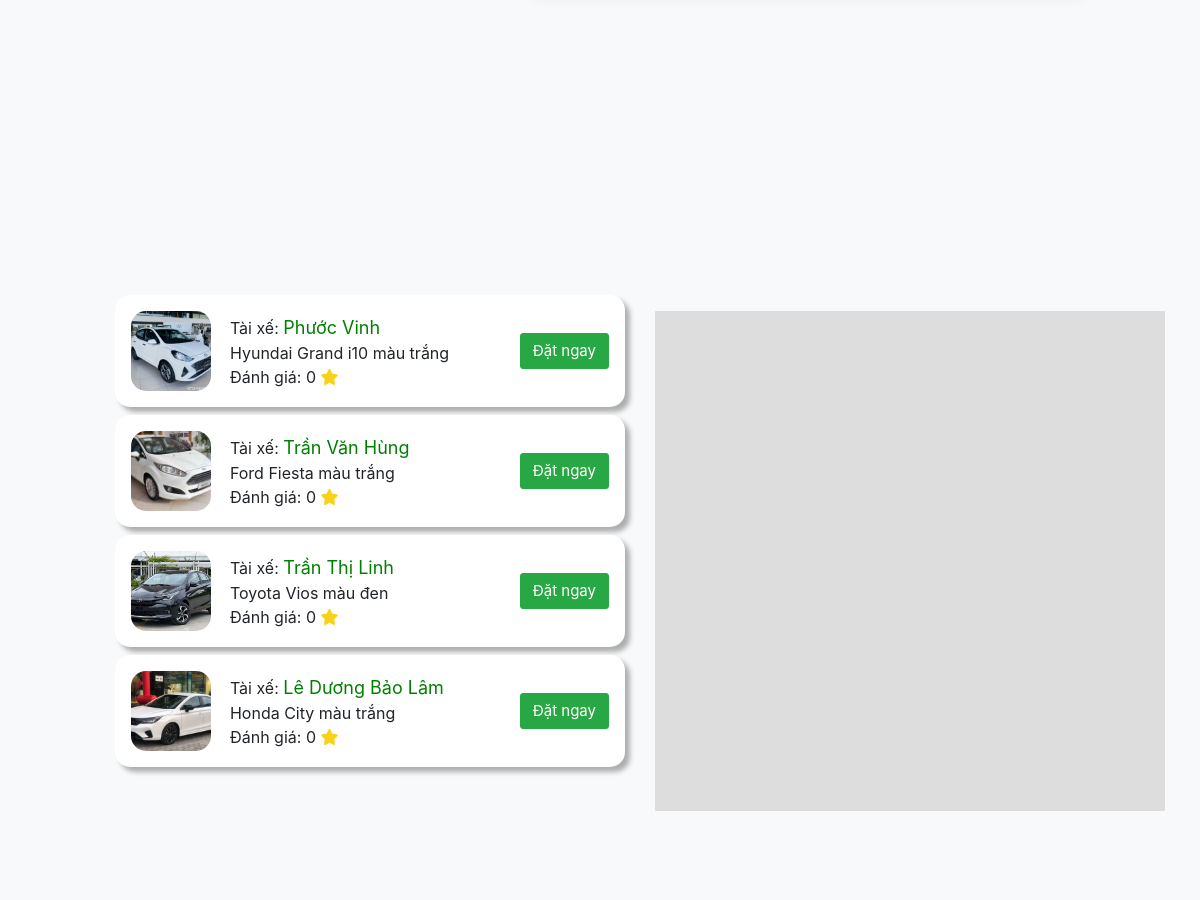
Before: / (middle part) with the older database file.
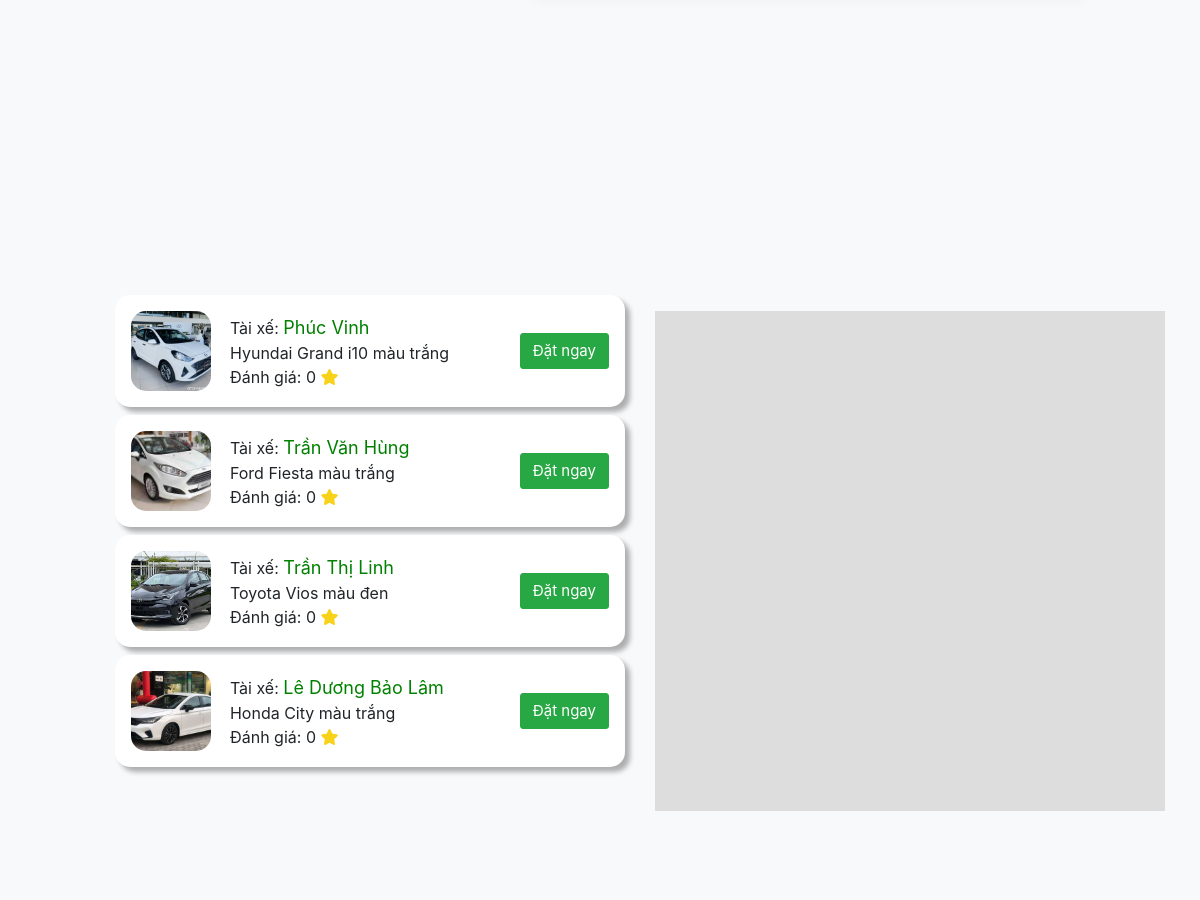
After: the same page with the newer database file.
### tables this page shows
CREATE TABLE `taixe` (
  `TX_MA` int(11) NOT NULL,
  `VT_MA` int(11) NOT NULL,
  `TX_TEN` varchar(30) NOT NULL,
  `TX_BANGLAI` char(3) NOT NULL,
  `TX_SDT` char(10) NOT NULL,
  `TX_USERNAME` varchar(30) NOT NULL,
  `TX_PASSWORD` varchar(100) NOT NULL,
  `TX_GIOITINH` tinyint(1) NOT NULL,
  `TX_HINHANH` char(200) DEFAULT NULL
);

CREATE TABLE `xe` (
  `X_MA` int(11) NOT NULL,
  `LX_MA` int(11) NOT NULL,
  `X_BIENSO` varchar(10) NOT NULL,
  `X_MOTA` text NOT NULL,
  `X_HINHANH` varchar(200) NOT NULL
);

### functions.php (called while the page is built, shortened)
<?php
    function querySqlwithResult($conn, $sql){
        $result = $conn->query($sql);
        return $result;
    }
?>

### index.php (the view, shortened to what this page needs)
<?php
@include('header.php');
?>
<section style="padding: 0 !important"  class="ftco-section ftco-no-pt bg-light">
  <div class="container">
    <div class="row no-gutters">
      <div class="col-md-12 featured-top">
        <div class="row no-gutters">
        </div>
      </div>
    </div>
</section>
<section class="ftco-section ftco-no-pt bg-light">
  <div class="container">
    <div class="row justify-content-center">
    </div>
    <div class="row">
      <div class="col-12">
        <div class="row">
          <div class="col-6">
            <?php
            $sql = "SELECT tx.tx_ma, tx.tx_ten, x.x_ma, x.x_mota, x.x_hinhanh, t.tt_toadox, t.tt_toadoy
                        FROM trangthai t
                        JOIN phutrach pt on pt.TX_MA = t.TX_MA
                        JOIN xe x on x.X_MA = pt.X_MA
                        JOIN taixe tx on tx.TX_MA = pt.TX_MA
                        WHERE t.TT_TRANGTHAI = 1
                              AND(t.TX_MA, t.TD_date) IN (
                                  SELECT t.TX_MA, MAX(t.TD_date)
                                  FROM trangthai t
                                  GROUP BY t.TX_MA
                              )
                        LIMIT 4;";
            $rs = querySqlwithResult($conn, $sql);
            while ($x = mysqli_fetch_assoc($rs)) {
              ?>
              <div class="container p-3 py-3 mt-2"
                style="border-radius: 15px; background-color:white; box-shadow: 5px 5px 5px rgba(0,0,0,0.3);">
                <div class="card-choose">
                  <div style="width: 5rem; height: 5rem;">
                    <img src="images/xe/<?php echo $x['x_hinhanh'] ?>" class="fit-image" alt="">
                  </div>
                  <div class="card-choose-content">
                    <span>
                      Tài xế: <span style="color: green; font-size: 18px;">
                        <?php echo $x['tx_ten'] ?>
                      </span>
                    </span>
                    <?php echo $x['x_mota'] ?>
                    <span>
                      Đánh giá: 0 <i style="color: #f7d219;" class="fas fa-star"></i>
                    </span>
                  </div>
                  <form action="#datxe" method="post">
                    <button type="submit" class="btn btn-success">Đặt ngay</button>
                  </form>
                </div>
              </div>
              <?php
            }
            ?>
          </div>
          <div class="col-6">
            <div id="map"
              class="mt-4 map leaflet-container leaflet-touch leaflet-fade-anim leaflet-grab leaflet-touch-drag leaflet-touch-zoom"
              tabindex="0">
            </div>
          </div>
        </div>
      </div>
    </div>
  </div>
</section>
<?php
@include('footer.php');
?>

### header.php (shortened to what this page needs)
<!DOCTYPE html>
<html lang="en">
  <head>
    <link rel="stylesheet" href="css/open-iconic-bootstrap.min.css">
    <link rel="stylesheet" href="css/animate.css">
    <link rel="stylesheet" href="css/owl.carousel.min.css">
    <link rel="stylesheet" href="css/owl.theme.default.min.css">
    <link rel="stylesheet" href="css/magnific-popup.css">
    <link rel="stylesheet" href="css/aos.css">
    <link rel="stylesheet" href="css/ionicons.min.css">
    <link rel="stylesheet" href="css/bootstrap-datepicker.css">
    <link rel="stylesheet" href="css/jquery.timepicker.css">
    <link rel="stylesheet" href="css/flaticon.css">
    <link rel="stylesheet" href="css/icomoon.css">
    <link rel="stylesheet" href="css/style.css">
    <link rel="stylesheet" href="https://cdnjs.cloudflare.com/ajax/libs/font-awesome/6.4.2/css/all.min.css"
 />
    <link rel="stylesheet" href="https://unpkg.com/leaflet@1.9.4/dist/leaflet.css" />
    <link rel="stylesheet" href="https://unpkg.com/leaflet-routing-machine@latest/dist/leaflet-routing-machine.css" />
  </head>
  <body>

### footer.php (shortened to what this page needs)
  </body>
</html>

Changed rows visible on the page:
changed taixe "Hyundai Grand i10 màu trắng": TX_TEN "Phước Vinh" → "Phúc Vinh"
